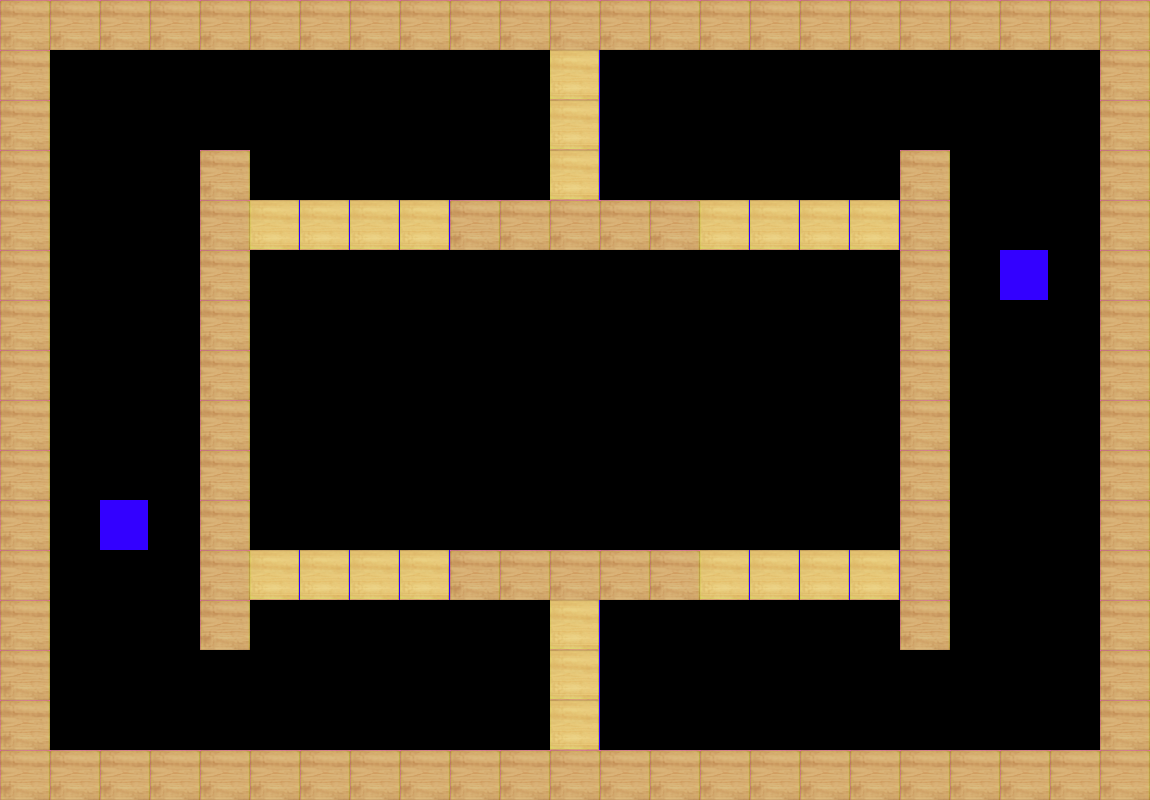

This is a level from a 2D game, rendered from its Tiled map with the project's own tilesets. A one-line summary and the complete map file follow:
An orthogonal 23x16 tile map with 50x50 px tiles, 1 tile layer (Calque de Tuiles 1).

<map version="1.10" tiledversion="1.11.0" orientation="orthogonal" renderorder="right-down" width="23" height="16" tilewidth="50" tileheight="50" infinite="0" nextlayerid="2" nextobjectid="1">
 <editorsettings>
  <export target="4Joueurs-Niveau2.json" format="json" />
 </editorsettings>
 <tileset firstgid="1" source="wii tanks.tsx" />
 <layer id="1" name="Calque de Tuiles 1" width="23" height="16">
  <data encoding="csv">
1,1,1,1,1,1,1,1,1,1,1,1,1,1,1,1,1,1,1,1,1,1,1,
1,10,10,10,10,10,10,10,10,10,10,2,10,10,10,10,10,10,10,10,10,10,1,
1,10,10,10,10,10,10,10,10,10,10,2,10,10,10,10,10,10,10,10,10,10,1,
1,10,10,10,1,10,10,10,10,10,10,2,10,10,10,10,10,10,1,10,10,10,1,
1,10,10,10,1,2,2,2,2,1,1,1,1,1,2,2,2,2,1,10,10,10,1,
1,10,10,10,1,10,10,10,10,10,10,10,10,10,10,10,10,10,1,10,3,10,1,
1,10,10,10,1,10,10,10,10,10,10,10,10,10,10,10,10,10,1,10,10,10,1,
1,10,10,10,1,10,10,10,10,10,10,10,10,10,10,10,10,10,1,10,10,10,1,
1,10,10,10,1,10,10,10,10,10,10,10,10,10,10,10,10,10,1,10,10,10,1,
1,10,10,10,1,10,10,10,10,10,10,10,10,10,10,10,10,10,1,10,10,10,1,
1,10,3,10,1,10,10,10,10,10,10,10,10,10,10,10,10,10,1,10,10,10,1,
1,10,10,10,1,2,2,2,2,1,1,1,1,1,2,2,2,2,1,10,10,10,1,
1,10,10,10,1,10,10,10,10,10,10,2,10,10,10,10,10,10,1,10,10,10,1,
1,10,10,10,10,10,10,10,10,10,10,2,10,10,10,10,10,10,10,10,10,10,1,
1,10,10,10,10,10,10,10,10,10,10,2,10,10,10,10,10,10,10,10,10,10,1,
1,1,1,1,1,1,1,1,1,1,1,1,1,1,1,1,1,1,1,1,1,1,1
</data>
 </layer>
</map>
